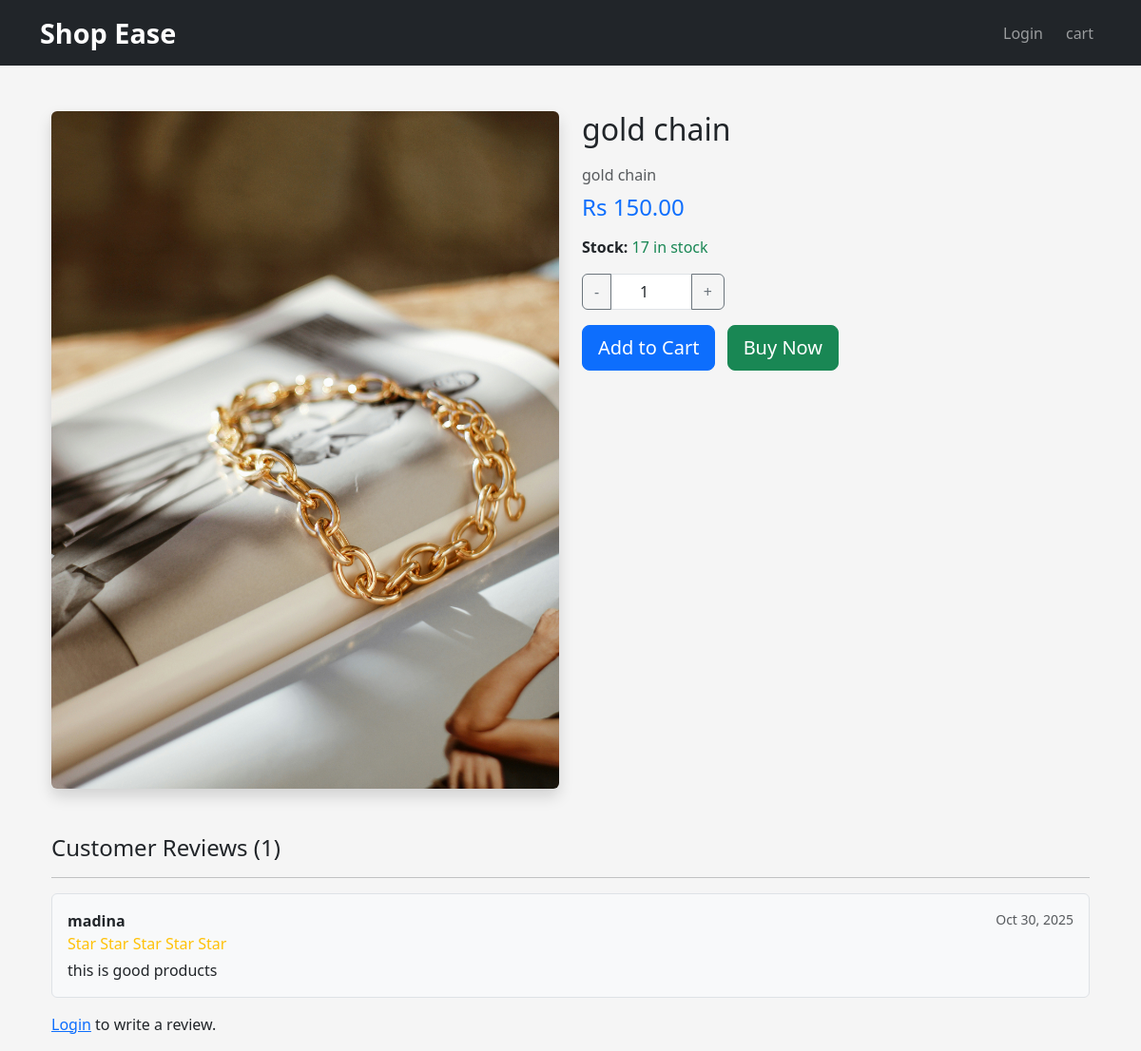
Screenshot of /product/2/ with the database file from the repository.
### products/models.py (models this page shows, shortened)
class Product(models.Model):
    MATERIAL_CHOICES = [
        ('gold', 'Gold'), ('silver', 'Silver'), ('handmade', 'Handmade'),
        ('gemstone', 'Gemstone'), ('pearl', 'Pearl'), ('other', 'Other')
    ]
    seller = models.ForeignKey(User, on_delete=models.CASCADE)
    title = models.CharField(max_length=200)
    description = models.TextField()
    price = models.DecimalField(max_digits=10, decimal_places=2)
    material = models.CharField(max_length=20, choices=MATERIAL_CHOICES)
    category = models.ForeignKey(Category, on_delete=models.CASCADE)
    image = models.ImageField(upload_to='products/')
    stock = models.PositiveIntegerField(default=1)
    created_at = models.DateTimeField(auto_now_add=True)

class Review(models.Model):
    product = models.ForeignKey('Product', on_delete=models.CASCADE, related_name='reviews')
    user = models.ForeignKey(User, on_delete=models.CASCADE)
    rating = models.PositiveIntegerField(choices=[(i, i) for i in range(1, 6)])
    comment = models.TextField()
    created_at = models.DateTimeField(auto_now_add=True)
    class Meta:
        unique_together = ('product', 'user')  # One review per user

### products/views.py (the view, shortened to what this page needs)
# urls.py: path('product/<int:pk>/', views.product_detail, name='product_detail'),
def product_detail(request, pk):
    product = get_object_or_404(Product, pk=pk)
    reviews = product.reviews.all().order_by('-created_at')
    user_review = None
    if request.user.is_authenticated:
        user_review = product.reviews.filter(user=request.user).first()
    context = {
        'product': product,
        'reviews': reviews,
        'user_review': user_review,
    }
    return render(request, 'products/detail.html', context)

### cart/context_processors.py (called while the page is built)
def cart(request):
    return {'cart': Cart(request)}

### products/context_processors.py (called while the page is built)
def wishlist_count(request):
    if request.user.is_authenticated:
        count = Wishlist.objects.filter(user=request.user).count()
    else:
        count = 0
    return {'wishlist_count': count}

### templates/products/detail.html (shortened to what this page needs)
{% extends "base.html" %}
{% block content %}
<div class="container mt-5">
    <div class="row">
        <div class="col-md-6">
            <img src="{{ product.image.url }}" class="img-fluid rounded shadow" alt="{{ product.title }}">
        </div>
        <div class="col-md-6">
            <h2 class="mb-3">{{ product.title }}</h2>
            <p class="text-muted mb-2">{{ product.description }}</p>
            <h4 class="text-primary mb-3">Rs {{ product.price }}</h4>
            <p class="mb-3"><strong>Stock:</strong>
                <span class="{% if product.stock > 0 %}text-success{% else %}text-danger{% endif %}">
                    {{ product.stock }} in stock
                </span>
            </p>
            {% if product.stock > 0 %}
            <form method="post" action="{% url 'cart:cart_add' product.id %}" class="d-inline">
                <div class="input-group mb-3" style="width: 150px;">
                    <button type="button" class="btn btn-outline-secondary" onclick="this.parentNode.querySelector('input[type=number]').stepDown()">-</button>
                    <input type="number" name="quantity" value="1" min="1" max="{{ product.stock }}" class="form-control text-center">
                    <button type="button" class="btn btn-outline-secondary" onclick="this.parentNode.querySelector('input[type=number]').stepUp()">+</button>
                </div>
                <button type="submit" class="btn btn-primary btn-lg me-2">
                    Add to Cart
                </button>
            </form>
            <form method="post" action="{% url 'orders:buy_now' product.id %}" class="d-inline">
                <button type="submit" class="btn btn-success btn-lg">
                    Buy Now
                </button>
            </form>
            {% else %}
            <p class="text-danger fw-bold">Out of Stock</p>
            {% endif %}
        </div>
    </div>
    <div class="mt-5">
        <h4>Customer Reviews ({{ reviews.count }})</h4>
        <hr>
        {% for review in reviews %}
        <div class="border p-3 mb-3 rounded bg-light">
            <div class="d-flex justify-content-between">
                <strong>{{ review.user.username }}</strong>
                <small class="text-muted">{{ review.created_at|date:"M d, Y" }}</small>
            </div>
            <div class="text-warning mb-1">
                {% for i in "12345" %}
                    {% if forloop.counter <= review.rating %}Star{% else %}Star{% endif %}
                {% endfor %}
            </div>
            <p class="mb-0">{{ review.comment }}</p>
        </div>
        {% empty %}
        <p class="text-muted">No reviews yet. Be the first!</p>
        {% endfor %}
        {% if user.is_authenticated %}
            {% if not user_review %}
            <form method="post" class="mt-4 p-4 border rounded bg-white">
                {% csrf_token %}
                <h5>Write a Review</h5>
                <div class="mb-3">
                    <label class="form-label">Rating</label>
                    <select name="rating" class="form-control" required>
                        <option value="">-- Select --</option>
                        {% for i in "12345" %}
                        <option value="{{ forloop.counter }}">{{ forloop.counter }} Star{% if forloop.counter > 1 %}s{% endif %}</option>
                        {% endfor %}
                    </select>
                </div>
                <div class="mb-3">
                    <label class="form-label">Comment</label>
                    <textarea name="comment" class="form-control" rows="3" required></textarea>
                </div>
                <button type="submit" class="btn btn-success">Submit Review</button>
            </form>
            {% else %}
            <p class="text-success">You already reviewed this product.</p>
            {% endif %}
        {% else %}
        <p><a href="{% url 'login' %}">Login</a> to write a review.</p>
        {% endif %}
    </div>
</div>
{% endblock %}

### templates/Base.html (style rules this page uses)
body { background-color: #f5f5f5; }

### rows the page displays
Product: image (picture), title "gold chain", description "gold chain", price "150.00", stock "17"
Review: user.username "madina", created_at "Oct 30, 2025", rating "Star", comment "this is good products"

### other values shown
{{ reviews.count }} "1"
